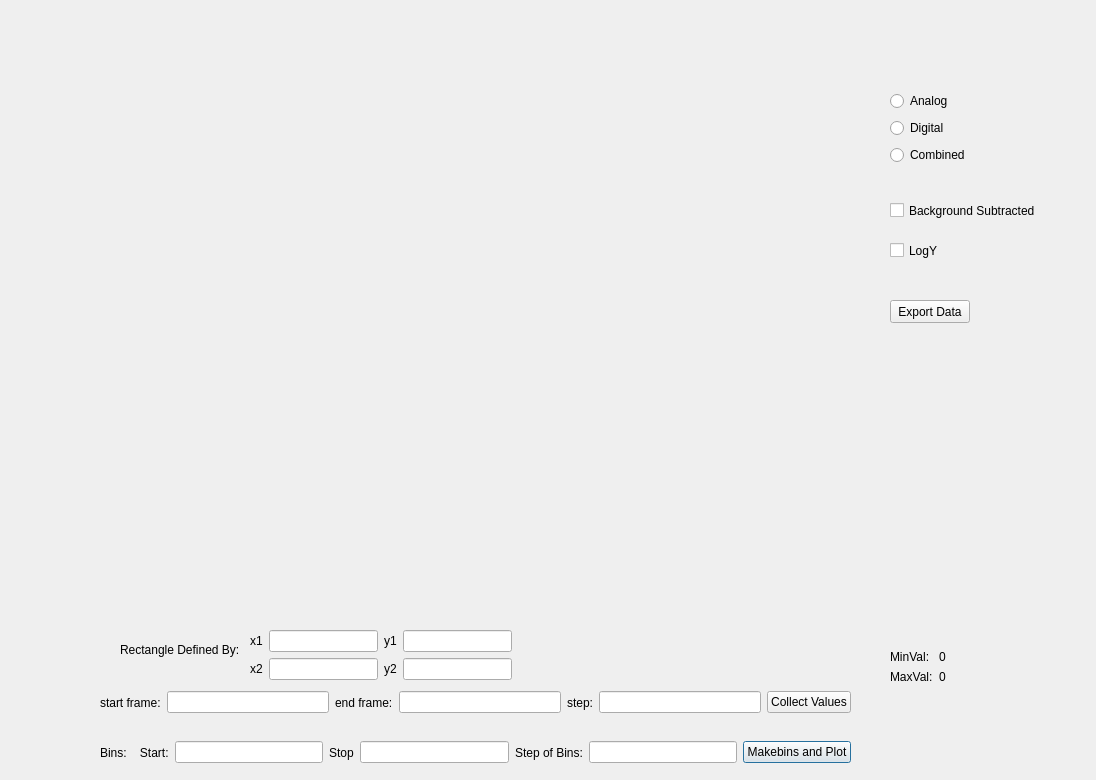
<?xml version="1.0" encoding="UTF-8"?>
<ui version="4.0">
 <class>HistogramAreaDialog</class>
 <widget class="QDialog" name="HistogramAreaDialog">
  <property name="geometry">
   <rect>
    <x>0</x>
    <y>0</y>
    <width>1096</width>
    <height>780</height>
   </rect>
  </property>
  <property name="windowTitle">
   <string>Dialog</string>
  </property>
  <widget class="QWidget" name="layoutWidget">
   <property name="geometry">
    <rect>
     <x>100</x>
     <y>740</y>
     <width>751</width>
     <height>25</height>
    </rect>
   </property>
   <layout class="QHBoxLayout" name="horizontalLayout_2">
    <item>
     <widget class="QLabel" name="label_6">
      <property name="text">
       <string>Bins:    Start:</string>
      </property>
     </widget>
    </item>
    <item>
     <widget class="QLineEdit" name="lineEdit_BinStart"/>
    </item>
    <item>
     <widget class="QLabel" name="label_7">
      <property name="text">
       <string>Stop</string>
      </property>
     </widget>
    </item>
    <item>
     <widget class="QLineEdit" name="lineEdit_BinStop"/>
    </item>
    <item>
     <widget class="QLabel" name="label_8">
      <property name="text">
       <string>Step of Bins:</string>
      </property>
     </widget>
    </item>
    <item>
     <widget class="QLineEdit" name="lineEdit_NumOfBins"/>
    </item>
    <item>
     <widget class="QPushButton" name="pushButton_MakeBinPlot">
      <property name="text">
       <string>Makebins and Plot</string>
      </property>
     </widget>
    </item>
   </layout>
  </widget>
  <widget class="QCustomPlot" name="histPlot" native="true">
   <property name="geometry">
    <rect>
     <x>100</x>
     <y>50</y>
     <width>761</width>
     <height>561</height>
    </rect>
   </property>
  </widget>
  <widget class="QWidget" name="layoutWidget_2">
   <property name="geometry">
    <rect>
     <x>890</x>
     <y>650</y>
     <width>131</width>
     <height>51</height>
    </rect>
   </property>
   <layout class="QFormLayout" name="formLayout">
    <item row="0" column="0">
     <widget class="QLabel" name="label_9">
      <property name="text">
       <string>MinVal:</string>
      </property>
     </widget>
    </item>
    <item row="0" column="1">
     <widget class="QLabel" name="label_PixelMinVal">
      <property name="text">
       <string>0</string>
      </property>
     </widget>
    </item>
    <item row="1" column="0">
     <widget class="QLabel" name="label_10">
      <property name="text">
       <string>MaxVal:</string>
      </property>
     </widget>
    </item>
    <item row="1" column="1">
     <widget class="QLabel" name="label_PixelsMaxVal">
      <property name="text">
       <string>0</string>
      </property>
     </widget>
    </item>
   </layout>
  </widget>
  <widget class="QCheckBox" name="checkBox_backSub">
   <property name="geometry">
    <rect>
     <x>890</x>
     <y>200</y>
     <width>151</width>
     <height>21</height>
    </rect>
   </property>
   <property name="text">
    <string>Background Subtracted</string>
   </property>
  </widget>
  <widget class="QWidget" name="layoutWidget_3">
   <property name="geometry">
    <rect>
     <x>100</x>
     <y>690</y>
     <width>751</width>
     <height>25</height>
    </rect>
   </property>
   <layout class="QHBoxLayout" name="horizontalLayout">
    <item>
     <widget class="QLabel" name="label_3">
      <property name="text">
       <string>start frame:</string>
      </property>
     </widget>
    </item>
    <item>
     <widget class="QLineEdit" name="lineEdit_StartFrame"/>
    </item>
    <item>
     <widget class="QLabel" name="label_4">
      <property name="text">
       <string>end frame:</string>
      </property>
     </widget>
    </item>
    <item>
     <widget class="QLineEdit" name="lineEdit_EndFrame"/>
    </item>
    <item>
     <widget class="QLabel" name="label_5">
      <property name="text">
       <string>step:</string>
      </property>
     </widget>
    </item>
    <item>
     <widget class="QLineEdit" name="lineEdit_Step"/>
    </item>
    <item>
     <widget class="QPushButton" name="pushButton_collectVals">
      <property name="text">
       <string>Collect Values</string>
      </property>
     </widget>
    </item>
   </layout>
  </widget>
  <widget class="QWidget" name="layoutWidget_4">
   <property name="geometry">
    <rect>
     <x>890</x>
     <y>90</y>
     <width>93</width>
     <height>77</height>
    </rect>
   </property>
   <layout class="QVBoxLayout" name="verticalLayout">
    <item>
     <widget class="QRadioButton" name="radioButton_Analog">
      <property name="text">
       <string>Analog</string>
      </property>
     </widget>
    </item>
    <item>
     <widget class="QRadioButton" name="radioButton_Digital">
      <property name="text">
       <string>Digital</string>
      </property>
     </widget>
    </item>
    <item>
     <widget class="QRadioButton" name="radioButton_Combined">
      <property name="text">
       <string>Combined</string>
      </property>
     </widget>
    </item>
   </layout>
  </widget>
  <widget class="QLabel" name="label_13">
   <property name="geometry">
    <rect>
     <x>120</x>
     <y>640</y>
     <width>131</width>
     <height>20</height>
    </rect>
   </property>
   <property name="text">
    <string>Rectangle Defined By:</string>
   </property>
  </widget>
  <widget class="QCheckBox" name="checkBox">
   <property name="geometry">
    <rect>
     <x>890</x>
     <y>240</y>
     <width>78</width>
     <height>21</height>
    </rect>
   </property>
   <property name="text">
    <string>LogY</string>
   </property>
  </widget>
  <widget class="QWidget" name="layoutWidget">
   <property name="geometry">
    <rect>
     <x>250</x>
     <y>630</y>
     <width>262</width>
     <height>52</height>
    </rect>
   </property>
   <layout class="QGridLayout" name="gridLayout">
    <item row="0" column="0">
     <widget class="QLabel" name="label">
      <property name="text">
       <string>x1</string>
      </property>
     </widget>
    </item>
    <item row="0" column="1">
     <widget class="QLineEdit" name="lineEdit_pixX1"/>
    </item>
    <item row="0" column="2">
     <widget class="QLabel" name="label_2">
      <property name="text">
       <string>y1</string>
      </property>
     </widget>
    </item>
    <item row="0" column="3">
     <widget class="QLineEdit" name="lineEdit_pixY1"/>
    </item>
    <item row="1" column="0">
     <widget class="QLabel" name="label_11">
      <property name="text">
       <string>x2</string>
      </property>
     </widget>
    </item>
    <item row="1" column="1">
     <widget class="QLineEdit" name="lineEdit_pixX2"/>
    </item>
    <item row="1" column="2">
     <widget class="QLabel" name="label_12">
      <property name="text">
       <string>y2</string>
      </property>
     </widget>
    </item>
    <item row="1" column="3">
     <widget class="QLineEdit" name="lineEdit_pixY2"/>
    </item>
   </layout>
  </widget>
  <widget class="QPushButton" name="pushButton_expData">
   <property name="geometry">
    <rect>
     <x>890</x>
     <y>300</y>
     <width>80</width>
     <height>23</height>
    </rect>
   </property>
   <property name="text">
    <string>Export Data</string>
   </property>
  </widget>
 </widget>
 <customwidgets>
  <customwidget>
   <class>QCustomPlot</class>
   <extends>QWidget</extends>
   <header>qcustomplot.h</header>
   <container>1</container>
  </customwidget>
 </customwidgets>
 <resources/>
 <connections/>
</ui>
